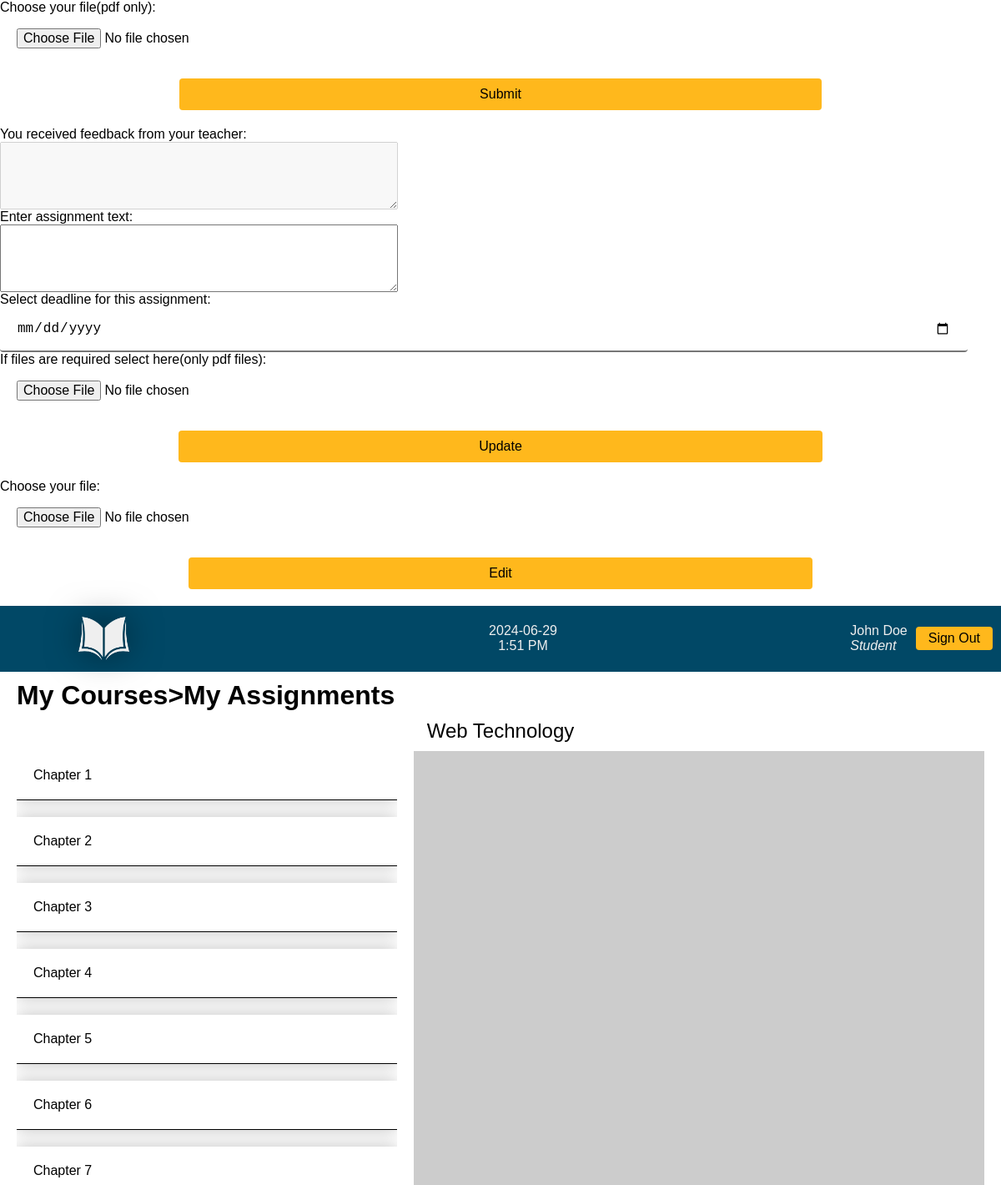
Screenshot of /pages/assignment.php?course_code=CACS205 (signed in) with the database file from the repository.
### tables this page shows
CREATE TABLE `students` (
  `student_id` int(11) NOT NULL,
  `fname` varchar(20) DEFAULT NULL,
  `lname` varchar(20) DEFAULT NULL,
  `phone` bigint(20) DEFAULT NULL,
  `email` varchar(40) DEFAULT NULL,
  `username` varchar(8) DEFAULT NULL,
  `password` char(255) DEFAULT NULL,
  `dob` date DEFAULT NULL,
  `batch_year` year(4) DEFAULT NULL
);

CREATE TABLE `courses` (
  `course_code` varchar(10) NOT NULL,
  `course_title` varchar(50) DEFAULT NULL,
  `credit_hours` smallint(6) DEFAULT NULL,
  `lecture_hours` smallint(6) DEFAULT NULL,
  `tutorial_hours` smallint(6) DEFAULT NULL,
  `lab_hours` smallint(6) DEFAULT NULL,
  `elective_subject` tinyint(1) NOT NULL,
  `semester_number` smallint(6) DEFAULT NULL
);

CREATE TABLE `assignment_category` (
  `assignment_category_id` int(11) NOT NULL,
  `category_name` varchar(50) NOT NULL,
  `teacher_courses_id` int(11) DEFAULT NULL
);

### database/value_pull.php (called while the page is built, shortened)
<?php
    include_once 'check_result.php';
    function getDetails($username){
        $connection = connectDatabase();
        if ($_SESSION['title'] == 'teacher'){
            $sql = "SELECT teacher_id, fname, lname FROM teachers WHERE username='$username';";
        }
        else if ($_SESSION['title'] == 'student'){
            $sql = "SELECT student_id, fname, lname, batch_year, semester_number FROM students INNER JOIN batch USING (batch_year) WHERE username='$username';";
        }
        $result = mysqli_query($connection,$sql);
        $userDetails=[];
        while ($row = mysqli_fetch_assoc($result)) {
            array_push($userDetails, $row);
       }
       return $userDetails;
    }
    function getCourse($stdId,$value){
        $connection = connectDatabase();
        if ($_SESSION['title'] == 'teacher'){
            $sql = "SELECT course_code, course_title,semester_number FROM courses INNER JOIN teacher_courses USING (course_code) WHERE teacher_id=$value AND active_status=1;";
        }
        else if ($_SESSION['title'] == 'student'){
            if ($value !== '7' && $value !== '8') {
                $sql = "SELECT course_code, course_title FROM courses INNER JOIN batch USING (semester_number) WHERE semester_number='$value';";
            }
        }
        $result = mysqli_query($connection,$sql);
        $courseNames = [];
        while ($row = mysqli_fetch_assoc($result)) {
            array_push($courseNames, $row);
       }
       return $courseNames;
    }
    function getSubjectTeacher($course_code){
        $connection = connectDatabase();
        $sql = "SELECT teacher_id,fname, lname from teachers INNER JOIN teacher_courses USING (teacher_id) WHERE course_code='$course_code' AND teacher_courses.active_status=1";
        $result = mysqli_query($connection,$sql);
        $teacherIdName = [];
        while ($row = mysqli_fetch_assoc($result)) {
            array_push($teacherIdName, $row);
        }
        return $teacherIdName;
    }
    function getCategory($teacherId,$courseCode){
        $connection = connectDatabase();
        $sql = "SELECT teacher_courses_id,assignment_category_id,category_name from assignment_category INNER JOIN teacher_courses USING (teacher_courses_id) WHERE teacher_id = '$teacherId' AND course_code = '$courseCode' AND active_status='1';";
        $result = mysqli_query($connection,$sql);
        $categoryNames = [];
        while ($row = mysqli_fetch_assoc($result)) {
            array_push($categoryNames, $row);
        }
        return $categoryNames;
    }
?>

### database/check_result.php (called while the page is built, shortened)
<?php
    function checkResult($result,$connection) {
        if($result && mysqli_num_rows($result)>0){
            return true;
        } else {
            mysqli_close($connection);
            return false;
        }
    }
?>

### pages/assignment.php (the view, shortened to what this page needs)
<?php
    include_once '../database/value_pull.php';
    include_once 'popup_modal.php';
    include_once 'popup_modal_modify.php';
    $loggedInUsername = $_SESSION['username'];
    $title = $_SESSION['title'];
    if(isset($_GET['course_code'])) {
        $courseCode = $_GET['course_code'];
    }
    if($title == 'student') {
        $userDetails = getDetails($loggedInUsername);
        foreach($userDetails as $detail){
            $stdId = $detail['student_id'];
            $semesterNumber = $detail['semester_number'];
        }
    }
?>
<!DOCTYPE html>
<html lang="en">
<head>
    <link rel="stylesheet" href="../css/style.css">
</head>
<body>
    <?php include_once 'login_navbar.php'; ?>
    <div class="heading">
        <h1><a href="dashboard.php">My Courses</a>>My Assignments</h1>
    </div>
    <div class="course-title">
        <?php
            if ($title == 'teacher'){
                $courseName = getCourse(null,$_SESSION['teacher_id']);
            } else if ($title == 'student'){
                $courseName = getCourse($stdId,$semesterNumber);
            }
            foreach($courseName as $courseName){
                if ($courseName['course_code'] == $_GET['course_code']){
                    echo $courseName['course_title'];
                    break;
                }
            }
        ?>
    </div>
    <div class="assignment-container">
        <div class="left">
            <div class="left-titles">
                <?php
                    if ($title == 'teacher'){
                        $categoryNames = getCategory($_SESSION['teacher_id'],$courseCode);
                    } elseif ($title == 'student') {
                        $teacherId = getSubjectTeacher($courseCode);
                        foreach ($teacherId as $teacherId) {
                            $teacherId = $teacherId['teacher_id'];
                        }
                        $categoryNames = getCategory($teacherId,$courseCode);
                    }
                    if ($categoryNames == false){
                        echo 'No category created.';
                    }else {
                        foreach ($categoryNames as $name){
                ?>
                <div class="category-name" onclick="loadQuestion(<?php echo $name['assignment_category_id'].','.$name['teacher_courses_id'];?>); keepSelected()">
                    <span><?php echo $name['category_name']; ?></span>
                </div>
                <?php
                        }
                    }
                ?>
            </div>
        </div>
        <div class="right">
        </div>
    </div>
<link rel="stylesheet" href="https://cdnjs.cloudflare.com/ajax/libs/jquery-modal/0.9.2/jquery.modal.min.css" />
</body>
</html>

### pages/login_navbar.php (shortened to what this page needs)
<?php
    include_once '../database/value_pull.php';
    $loggedInUsername = $_SESSION['username'];
    $userDetails = getDetails($loggedInUsername);
    foreach($userDetails as $detail){
        $name = $detail['fname']. ' ' .$detail['lname'];
    }
?>
<div class="nav-header">
    <div class="logo">
        <img src="../images/logo-without-name.svg" alt="Assignment Digitalization">
    </div>
    <div class="nav-time" id="nav-time">
        <div class="date" id="nav-date"></div>
        <div class="clock" id="nav-clock"></div>
    </div>
    <div class="nav-welcome">
        <p>
            <?php echo $name; ?>
            <br>
            <em><?php echo ucfirst(strtolower($_SESSION['title'])) ?></em>
        </p>
    </div>
    <div class="nav-button">
        <a href="sign_out.php"><button onclick="return confirm('Are you sure you want to sign out?');">Sign Out</button></a>
    </div>
</div>

### css/style.css (style rules this page uses)
body { margin:0; padding:0; height: 100%; box-sizing: border-box; font-family: 'Montserrat', sans-serif; }
.logo img { margin-left: 3%; height: 78.6px; width: 234.8px; filter: drop-shadow(0 0 20px #00000080); }
.nav-header { display: flex; background-color: #014866; }
.nav-time { color: #efefef; margin-left: auto; display: flex; flex-direction: column; align-items: center; justify-content: center; }
.nav-welcome { margin-left: auto; display: flex; align-items: center; justify-content: center; }
.nav-welcome p { font-size: 1rem; padding-right: 10px; color: #efefef; }
.nav-button { display: flex; align-items: center; justify-content: center; margin-right: 10px; }
.nav-button button { padding: 5px 15px; background: #ffb81c ; cursor: pointer; border: none; border-radius: 4px; font-size: medium; }
.heading h1 { text-align: left; margin: 10px 20px; }
.heading a { text-decoration: none; color: black; }
.course-title { font-size: 150%; text-align: center; padding-bottom: 10px; }
.assignment-container { display: flex; justify-content: space-between; padding: 0 20px; height: 65vh; column-gap: 20px; }
.assignment-container .left, .assignment-container .right { overflow-x: hidden; overflow-y: auto; display: flex; flex-direction: column; justify-content: space-between; }
.assignment-container .left { flex: 40%; }
.assignment-container .right { background-color: #ccc; flex: 60%; }
.left-titles, .right-titles { display: flex; flex-direction: column; }
.left-titles, .right-titles { gap: 20px; }
.left-titles .category-name { box-shadow: 0 0 20px 0 rgb(0, 0, 0, 0.25); cursor: pointer; border-bottom: 1px solid black; padding:20px; }

### rows the page displays
students: name "John Doe"
courses: course_title "Web Technology"
assignment_category: category_name "Chapter 1"
assignment_category: category_name "Chapter 2"
assignment_category: category_name "Chapter 3"
assignment_category: category_name "Chapter 4"
assignment_category: category_name "Chapter 5"
assignment_category: category_name "Chapter 6"
assignment_category: category_name "Chapter 7"

### other values shown
$_SESSION['title'] "Student"
